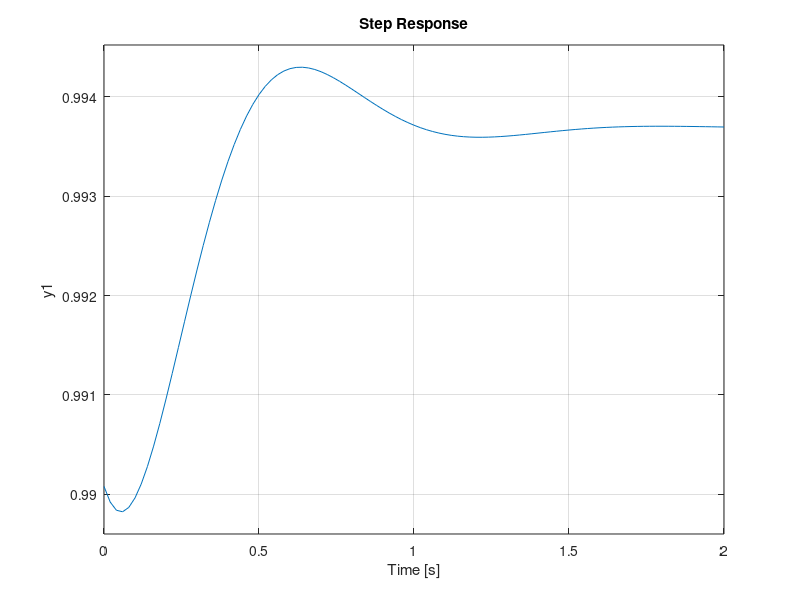

Reproduce this figure in MATLAB. (Note: this script raises an error after producing the figure.)
%% Vehicle Model
% Constants
v = 25; M = 1573; J = 2873;
lf = 1.10; lr = 1.58;
cf = 80000; cr = 80000;
mu = 0.9; ds = 1.96;

% State Space Variables
A = [ -mu*(cf+cr)/(M*v),        -1 + mu*(cr*lr - cf*lf)/(M*v^2);
       mu*(cr*lr - cf*lf)/J,    -mu*(cf*lf^2 + cr*lr^2)/(J*v)   ];

B = [ mu*cf/(M*v);
      mu*cf*lf/J  ];

C = [ mu*(ds*(cr*lr - cf*lf)/J - (cr+cf)/M),  mu/v*(cr*lr - cf*lf)/M ];

D = mu*(ds*cf*lf/J + cf/M);

% System Model
sys = ss(A, B, C, D);

G = tf(sys);
%% Plots of Plant
pzmap(G)
% Open-loop observations: 2 poles 2 zeroes all negative real part with imaginary parts

% Open-loop plant is stable with oscillatory dynamics (complex poles/zeros).
% This is a well-behaved starting point.
% Negative real parts mean the plant doesn't naturally diverge, but the imaginary parts mean it oscillates.
% Therefore, the controller needs to damp that out and track the reference accurately.

bode(G)

step(G)


%% P Control Design
% Design the controller here
Kp = 1; 
F_p = pid(Kp);

%% Closed-Loop Transfer Function
TF_p = feedback(F_p*G, 1);
%% Plots of P Controller
% Check stability and performance
pzmap(TF_p)

% Pole-zero plot observation: both poles and zeroes have negative real
% parts, but zero overlays on pole.

% Having a zero sitting exactly on top of a pole effectively removes
% that mode from the transfer function. This simplifies the system but
% also means that mode is uncontrollable/unobservable.
% Feedback cannot be influenced.

step(TF_p)
stepinfo(TF_p)

[Gm, Pm, Wgm, Wpm] = margin(F*G)
bw = bandwidth(TF)
% Infinity Gain/Phase margin means that the plot will never be unstable no
% matter how large the gain/phase addition is.


%% PID Control Design
% Design the controller here
Kp = 1; Ki = 0.5; Kd = 0.1;
F = pid(Kp, Ki, Kd);
TF = feedback(F*G, 1);

%% Closed-Loop Transfer Function
TF = feedback(F*G, 1);

%% Plots of PID Controller
% Check stability and performance
pzmap(TF)

% Pole-zero plot observation: both poles and zeroes have negative real
% parts, but zero overlays on pole.

% Having a zero sitting exactly on top of a pole effectively removes
% that mode from the transfer function. This simplifies the system but
% also means that mode is uncontrollable/unobservable.
% This means feedback cannot be influenced.

% infinite margins indicate unconditional stability but suggest the 
% loop gain is low, and that performance improvement came from adding 
% the integrator (Ki) rather than increasing Kp.

step(TF)
stepinfo(TF)
[Gm, Pm, Wgm, Wpm] = margin(F*G)
bw = bandwidth(TF)


%% Lead-Lag Control Design
% Lead: improves transient response (pull poles left)
% Lag: improves steady-state error (adds low-freq gain)

z_lead = 3;    p_lead = 15;   % lead: zero closer to origin than pole
z_lag  = 0.5;  p_lag  = 0.05; % lag: zero further from origin than pole
K = 5;

F_ll = K * tf([1 z_lead],[1 p_lead]) * tf([1 z_lag],[1 p_lag]);

TF_ll = feedback(F_ll*G, 1);

% Analysis
rlocus(F_ll*G)
step(TF_ll)
stepinfo(TF_ll)
[Gm_ll, Pm_ll, Wgm_ll, Wpm_ll] = margin(F_ll*G)
bw_ll = bandwidth(TF_ll)

%% Comparative Plot
figure();
subplot(1,3,1);
rlocus(G);
title('Plant Only');

subplot(1,3,2);
rlocus(F*G);         % PID
title('PID');

subplot(1,3,3);
rlocus(F_ll*G);      % lead-lag
title('Lead-Lag');

%% Reference Trajectory 
v = 25;
dt = 1e-3;
T = 10;

% Circle definition
R = 100;
circle.rx   = @(u)  R*cos(u);
circle.ry   = @(u)  R*sin(u);
circle.drx  = @(u) -R*sin(u);
circle.dry  = @(u)  R*cos(u);
circle.ddrx = @(u) -R*cos(u);
circle.ddry = @(u) -R*sin(u);

% generate_reference with circle
[rx,ry,drx,dry,ddrx,ddry,rho,ddy_ref,psi_ref] = generate_reference(circle,v,dt,T);
ts = (0:dt:T).';

%% Simulation
ddy_actual = lsim(TF, ddy_ref, ts);
rho_actual = ddy_actual / v^2;
psi_actual = psi_ref(1) + cumsum(v * rho_actual * dt);
x_actual   = rx(1) + cumsum(v * cos(psi_actual) * dt);
y_actual   = ry(1) + cumsum(v * sin(psi_actual) * dt);

waypoints = [x_actual, y_actual, zeros(size(x_actual))];
yaw = rad2deg(psi_actual);

%% Plot The Tracking Error
figure();
subplot(2,1,1);
plot(ts, ddy_ref, 'r--', 'DisplayName', 'Reference', 'LineWidth', 1.5); 
hold on;
plot(ts, ddy_actual, 'b-', 'DisplayName', 'Actual', 'LineWidth', 1.0);
hold off;
xlabel('Time [s]');
ylabel('Lateral Acceleration [m/s^2]');
legend('Location','best');
grid on;

subplot(2,1,2);
plot(rx, ry, 'r--', 'DisplayName', 'Reference', 'LineWidth', 1.5);
hold on; 
plot(x_actual, y_actual, 'b-', 'DisplayName', 'Actual', 'LineWidth', 1.0);
hold off; 
xlabel('x [m]'); ylabel('y [m]');
legend('Location','best'); 
grid on;


%% Visualize The Tracking - requires installation of new toolbox

% license('test', 'Automated_Driving_Toolbox')
% visualize_tracking(rx, ry, waypoints, yaw, v, dt);
